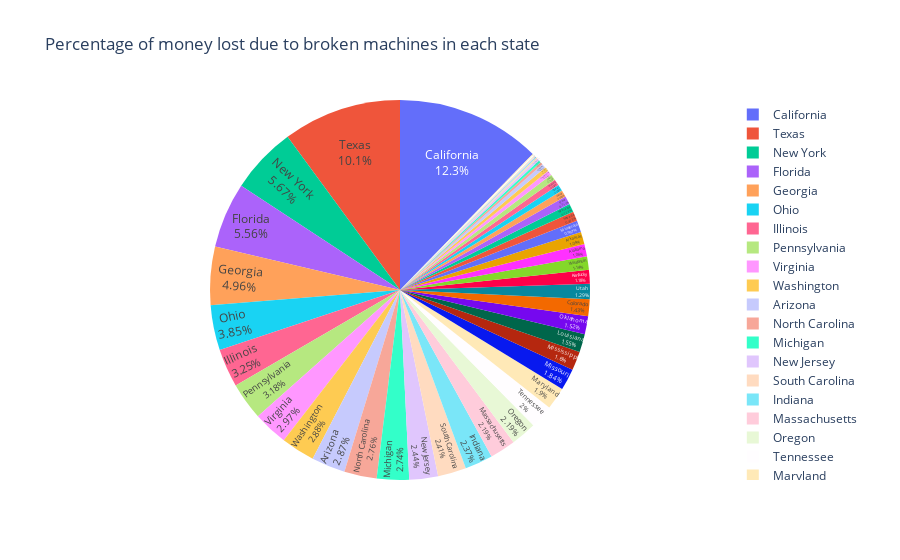

This figure's notebook cell:
### Code cell
# Create a pie chart showing the percentage of money lost due to broken machines in each state
fig = px.pie(df, values="money_lost_due_to_broken_machines", names=df.index, title="Percentage of money lost due to broken machines in each state")
fig.update_traces(textposition='inside', textinfo='percent+label')
fig.show()

# Save the pie chart as a png file
fig.write_image("mcbroken-pie-chart-money-lost-due-to-broken-machines-percentage.png")

# Save as dash dcc graph
dcc_graph_pie_chart_money_lost_due_to_broken_machines_percentage = dcc.Graph(figure=fig)

### Figure 1 — Plotly figure (JSON) as saved in the notebook; plotly's stock layout.template omitted (floating-point values rounded to 4 significant figures)
{"data": [{"domain": {"x": [0, 1], "y": [0, 1]}, "hovertemplate": "index=%{label}<br>money_lost_due_to_broken_machines=%{value}<extra></extra>", "labels": ["New York", "New Jersey", "Connecticut", "Pennsylvania", "Delaware", "Massachusetts", "Maryland", "Rhode Island", "Vermont", "New Hampshire", "District of Columbia", "Virginia", "West Virginia", "Maine", "North Carolina", "Ohio", "Michigan", "Kentucky", "Tennessee", "South Carolina", "Indiana", "Georgia", "Illinois", "Wisconsin", "Alabama", "Florida", "Iowa", "Missouri", "Mississippi", "Arkansas", "Minnesota", "Kansas", "Louisiana", "Nebraska", "Oklahoma", "South Dakota", "North Dakota", "Texas", "Colorado", "Wyoming", "Montana", "New Mexico", "Utah", "Arizona", "Idaho", "Nevada", "Washington", "Oregon", "California", "Alaska", "Hawaii"], "legendgroup": "", "name": "", "showlegend": true, "textinfo": "percent+label", "textposition": "inside", "type": "pie", "values": [22820.0, 9831.0, 1688.0, 12810.0, 349.0, 8810.0, 7623.0, 0, 327.5, 338.2, 326.3, 11940.0, 877.1, 586.2, 11120.0, 15470.0, 11010.0, 4745.0, 8048.0, 9700.0, 9542.0, 19940.0, 13080.0, 4598.0, 4269.0, 22370.0, 2859.0, 7408.0, 6433.0, 4171.0, 4009.0, 2347.0, 6226.0, 2908.0, 6134.0, 807.5, 820.4, 40550.0, 5769.0, 281.9, 2139.0, 1481.0, 5206.0, 11560.0, 2066.0, 3272.0, 11580.0, 8792.0, 49500.0, 1487.0, 2225.0]}], "layout": {"legend": {"tracegroupgap": 0}, "title": {"text": "Percentage of money lost due to broken machines in each state"}}}
